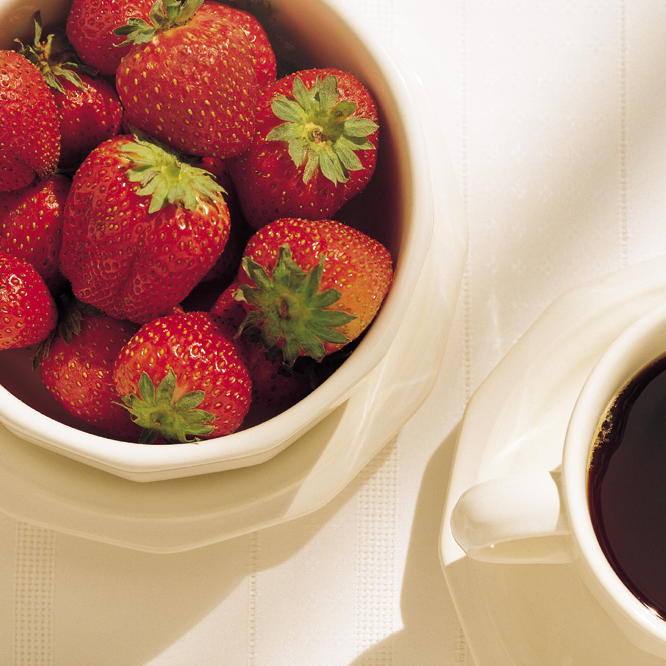
%> input picture Fig0630(01)(strawberries_fullcolor).tif, 666 x 666 px
$ octave chapter_04_03.m   (GNU Octave 9; MATLAB toolbox functions it lacks are replaced by stand-ins)
%> lines starting %> are read from the running program, lines starting %| are printed output that depends on the picture; in (x1, y1, x2, y2) boxes, pixels count from 0 and x2, y2 are one past the last pixel; in counts of white or black regions, pixels touching at a corner belong together; the program's own positions count from 1
% Morphological Gradient

img=imread('Fig0630(01)(strawberries_fullcolor).tif');
%> img is the input picture: size 666x666x3 uint8; mean R, G, B 186.3, 145.9, 126.5

grad_img = imdilate(img, strel('disk', 1)) - imerode(img, strel('disk', 1));
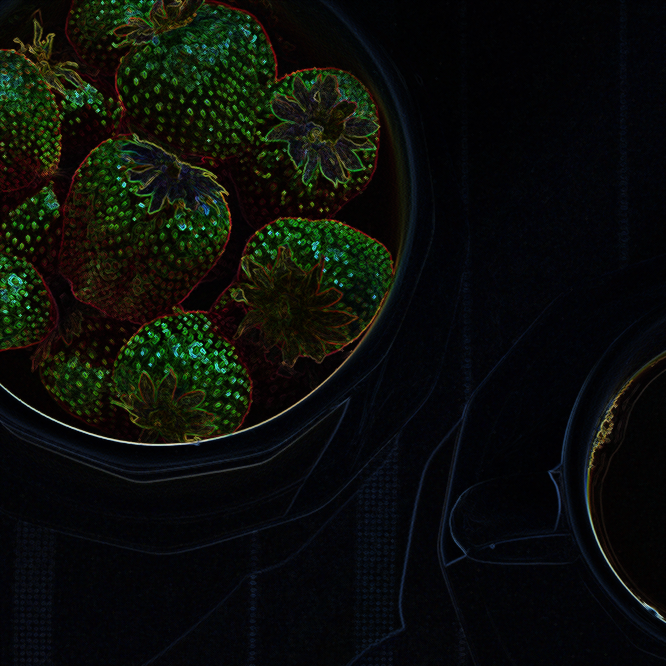
%> grad_img: size 666x666x3 uint8; mean R, G, B 11.2, 14, 10
binary_img=im2bw(img);
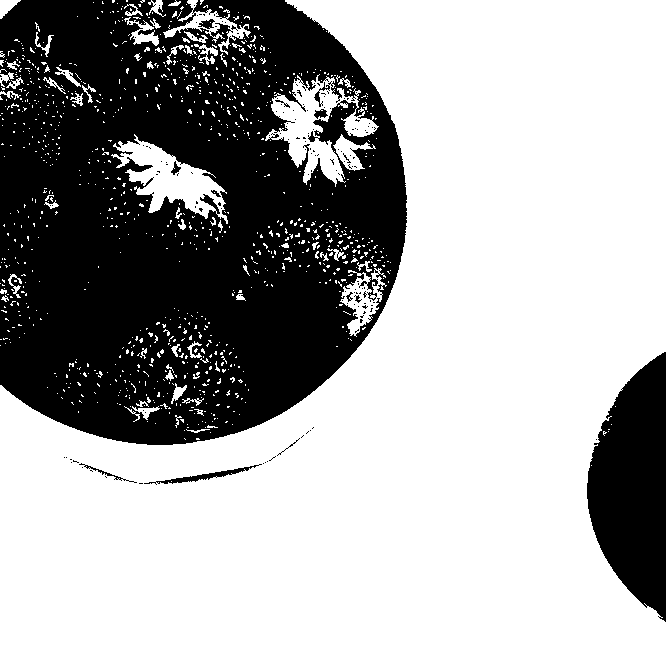
%> binary_img: size 666x666 logical; 65.3% white; 161 black regions (149 under 20 px), largest, box (x1, y1, x2, y2) and area: (0, 0, 407, 445) 137768, (587, 352, 666, 622) 14747, (144, 464, 262, 485) 436
ggrad_img=imdilate(binary_img, strel('disk', 1)) - imerode(binary_img, strel('disk', 1));
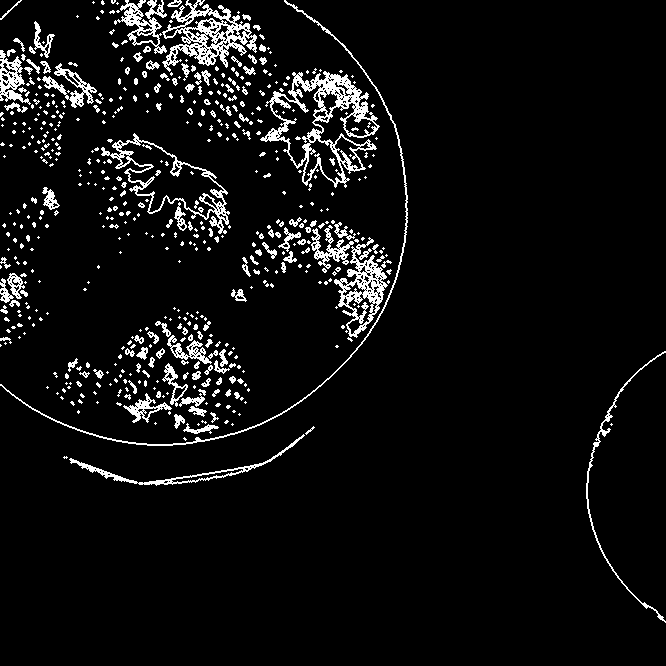
%> ggrad_img: size 666x666 double; values 0 (black) and 1 (white), 6.1% white in thin lines or dots
subplot(2,2,1),imshow(img),title('Original Image');
subplot(2,2,2),imshow(grad_img), title('Morphological Gradient Image');
subplot(2,2,3),imshow(binary_img), title('Gray Image');
subplot(2,2,4),imshow(ggrad_img), title(' Morphological Gradient on Gray Image');
